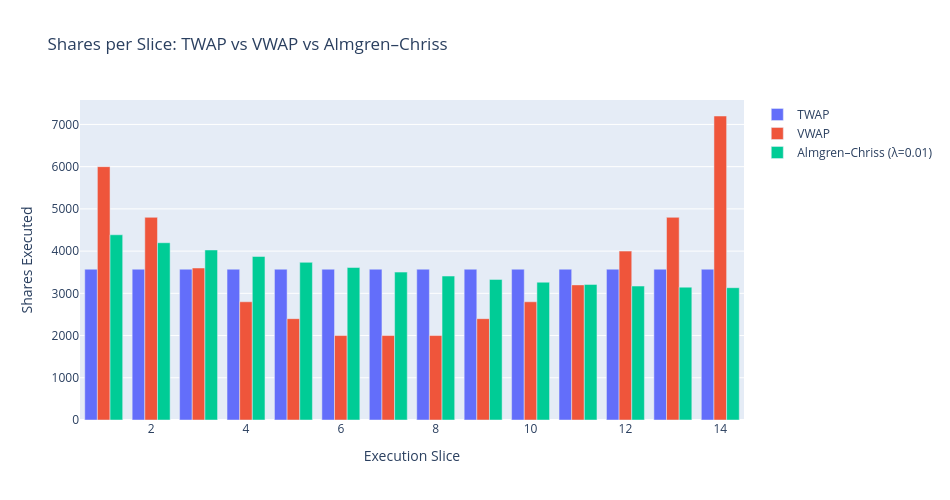

Source (notebook cell):
### Code cell
fig = go.Figure()

x_slices = np.arange(1, N + 1)

fig.add_trace(go.Bar(
    x=x_slices,
    y=twap_result["shares_per_slice"],
    name="TWAP"
))

fig.add_trace(go.Bar(
    x=x_slices,
    y=vwap_result["shares_per_slice"],
    name="VWAP"
))

fig.add_trace(go.Bar(
    x=x_slices,
    y=ac_result["shares_per_slice"],
    name=f"Almgren–Chriss (λ={lambda_risk})"
))

fig.update_layout(
    title="Shares per Slice: TWAP vs VWAP vs Almgren–Chriss",
    xaxis_title="Execution Slice",
    yaxis_title="Shares Executed",
    barmode="group",
    height=500,
    width=950
)

fig.show()
fig.write_image("../results/plots/shares_per_slice_twap_vwap_alm_chriss.png")

### Figure 1 — Plotly figure (JSON) as saved in the notebook; plotly's stock layout.template omitted (floating-point values rounded to 4 significant figures)
{"data": [{"name": "TWAP", "type": "bar", "x": [1, 2, 3, 4, 5, 6, 7, 8, 9, 10, 11, 12, 13, 14], "y": [3571.0, 3571.0, 3571.0, 3571.0, 3571.0, 3571.0, 3571.0, 3571.0, 3571.0, 3571.0, 3571.0, 3571.0, 3571.0, 3571.0]}, {"name": "VWAP", "type": "bar", "x": [1, 2, 3, 4, 5, 6, 7, 8, 9, 10, 11, 12, 13, 14], "y": [6000.0, 4800.0, 3600.0, 2800.0, 2400.0, 2000.0, 2000.0, 2000.0, 2400.0, 2800.0, 3200.0, 4000.0, 4800.0, 7200.0]}, {"name": "Almgren–Chriss (λ=0.01)", "type": "bar", "x": [1, 2, 3, 4, 5, 6, 7, 8, 9, 10, 11, 12, 13, 14], "y": [4387.0, 4199.0, 4027.0, 3873.0, 3734.0, 3611.0, 3503.0, 3409.0, 3330.0, 3264.0, 3211.0, 3172.0, 3146.0, 3133.0]}], "layout": {"barmode": "group", "height": 500, "title": {"text": "Shares per Slice: TWAP vs VWAP vs Almgren–Chriss"}, "width": 950, "xaxis": {"title": {"text": "Execution Slice"}}, "yaxis": {"title": {"text": "Shares Executed"}}}}
